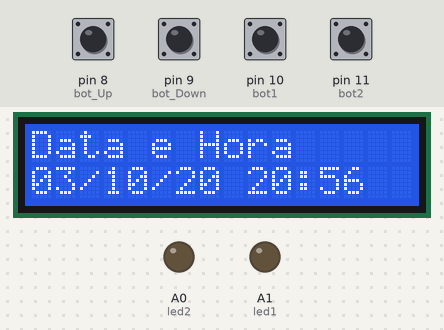
Bench run of a sketch on a simulated Arduino Uno, built with avr-gcc and run on an emulated ATmega328P. On the bench: 16×2 character LCD, output pins drawn as LEDs (lit = HIGH). The test bench sets the inputs (shaded band); at power-on: pin 8 (bot_Up), pin 9 (bot_Down), pin 10 (bot1), pin 11 (bot2) HIGH.

Above: at 1.2 s.
1.3 s: pin 8 (bot_Up) pulled LOW for 0.15 s
At 2.0 s:
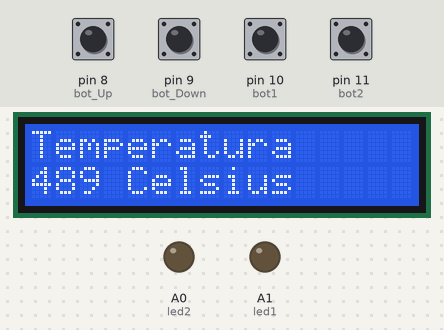
2.9 s: pin 8 (bot_Up) pulled LOW for 1 s
At 4.5 s:
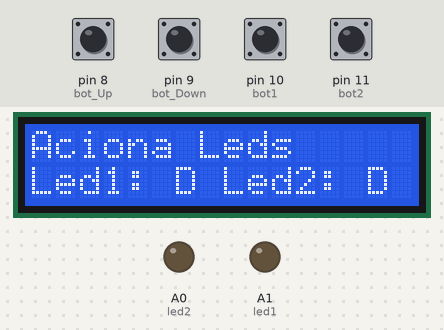
5.4 s: pin 8 (bot_Up) pulled LOW for 0.15 s
At 6.3 s:
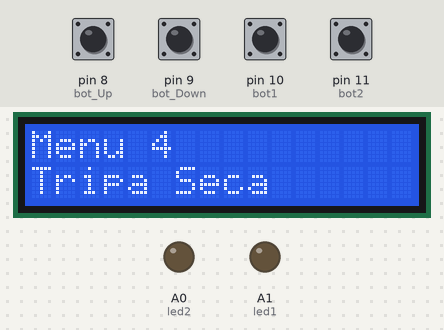
7.0 s: pin 9 (bot_Down) pulled LOW for 0.15 s
At 7.6 s:
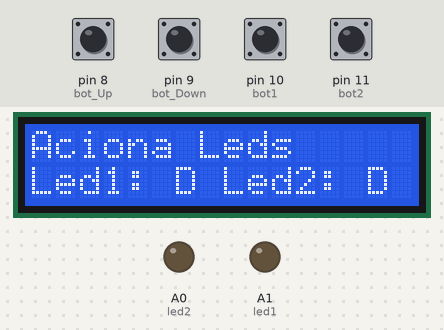
8.6 s: pin 10 (bot1) pulled LOW for 0.15 s
At 9.9 s:
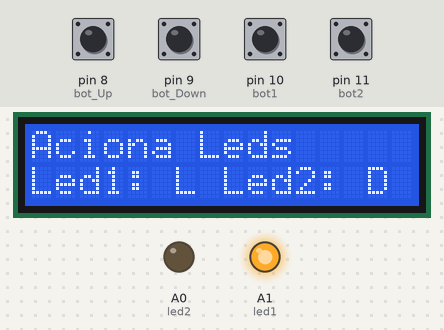
10.2 s: pin 11 (bot2) pulled LOW for 0.15 s
At 11.1 s:
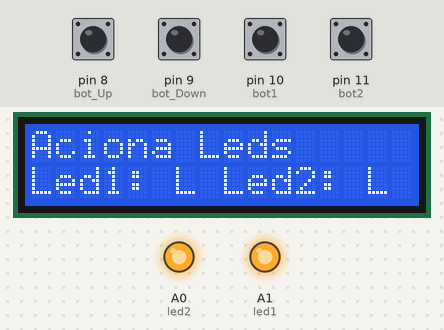
Timing chart, 0 to 12.8 s (numbered marks = the images above; inputs shaded):
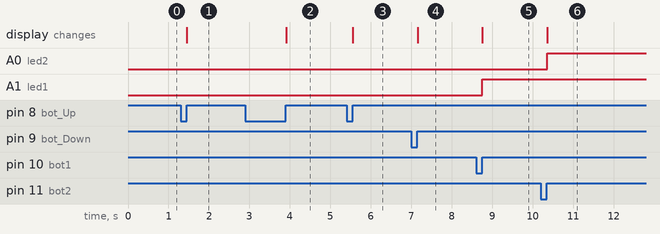

Measured:
- after the input at 1.3 s, the display: changes after 0.16 s (image 1)
- after the input at 2.9 s, the display: changes after 1.0 s (image 2)
- after the input at 5.4 s, the display: changes after 0.16 s (image 3)
- after the input at 7.0 s, the display: changes after 0.16 s (image 4)
- after the input at 8.6 s, A1 (led1): LOW → HIGH after 0.15 s; the display: changes after 0.15 s (image 5)
- after the input at 10.2 s, A0 (led2): LOW → HIGH after 0.15 s; the display: changes after 0.16 s (image 6)

The sketch:

LCDMenus.ino
```cpp
/*

        O objetivo deste programa é criar menus para o display LCD. Este programa servirá como base para vários projetos que se necessita de menus para realizar diversas funções.
    Neste exemplo não serão implementadas funções para todos os menus, mas como dito, já deixa a base pronta apenas para aplicar a tarefa a ser realizada pelo Arduíno.
        Neste código, A0 e A1 foram utilizados para ligar os leds para mostrar que estar portas também podem ser saídas digitais.

        Na simulação e na prática o programa e o circuito funcionaram perfeitamente.

*/

// Inclusão de bibliotecas
#include <LiquidCrystal.h>

// Mapeamento de hardware
#define bot_Up 8
#define bot_Down 9
#define bot1 10
#define bot2 11
#define led1 A1
#define led2 A0

// Mapeamento do hardware do LCD
LiquidCrystal disp( 2, // RS
                    3, // EN
                    4, // d4
                    5, // d5
                    6, // d6
                    7); // d7

// Protótipo de funções auxiliares
void troca_Menu();
void mostra_Menu();
void data_Hora();
void temperatura();
void leds();
void menu4();

// Variáveis auxiliares
char menu = 0x01;
char cont1 = 0x01;
char cont2 = 0x01;
bool flagBU,
     flagBD,
     flagB1,
     flagB2;

// Função de configuração
void setup() {

    for(int i=2; i < 8; i++)
        pinMode(i, OUTPUT);
    for(int i=8; i < 12; i++)
        pinMode(i, INPUT_PULLUP);

    pinMode(led1, OUTPUT);
    pinMode(led2, OUTPUT);

    flagBU = 0x00;
    flagBD = 0x00;
    flagB1 = 0x00;
    flagB2 = 0x00;

    digitalWrite(led1, LOW);
    digitalWrite(led2, LOW);

    disp.begin(16,2);

} // end void setup

// Função de loop
void loop() {

    troca_Menu();
    mostra_Menu();
} // end void loop


// Funções auxiliares

void troca_Menu(){

    if(!digitalRead(bot_Up)) flagBU = 0x01;
    if(!digitalRead(bot_Down)) flagBD = 0x01;

    if(digitalRead(bot_Up) && flagBU){

      flagBU = 0x00;

      disp.clear();
      menu++;

      if(menu > 0x04) menu = 0x01;
    } // end if

    if(digitalRead(bot_Down) && flagBD){

      flagBD = 0x00;

      disp.clear();
      menu--;

      if(menu < 0x01) menu = 0x04;
    } // end if

} // end void troca_Menu


void mostra_Menu(){

    switch(menu){

        case 0x01:
            data_Hora();

            break;
        case 0x02:
            temperatura();

            break;
        case 0x03:
            leds();

            break;
        case 0x04:
            menu4();

            break;
    } // end switch
} // end void mostra_Menu


void data_Hora(){

    disp.setCursor(0,0);
    disp.print("Data e Hora");
    disp.setCursor(0,1);
    disp.print("03/10/20 20:56");
} // end void data_Hora

void temperatura(){

    disp.setCursor(0,0);
    disp.print("Temperatura");
    disp.setCursor(0,1);
    disp.print("489 Celsius");

} // end void temperatura

void leds(){

    if(!digitalRead(bot1)) flagB1 = 0x01;
    if(!digitalRead(bot2)) flagB2 = 0x02;

    disp.setCursor(0,0);
    disp.print("Aciona Leds");

    if(digitalRead(bot1) && flagB1){

        flagB1 = 0x00;

        cont1++;

        if(cont1 > 0x02) cont1 = 0x01;

    } // end if

    if(digitalRead(bot2) && flagB2){

        flagB2 = 0x00;

        cont2++;

        if(cont2 > 0x02) cont2 = 0x01;

    } // end if

    switch(cont1){

        case 0x01:
            digitalWrite(led1, LOW);
            disp.setCursor(0,1);
            disp.print("Led1: D");
            break;
        case 0x02:
            digitalWrite(led1, HIGH);
            disp.setCursor(0,1);
            disp.print("Led1: L");
            break;
    } // end switch

    switch(cont2){

        case 0x01:
            digitalWrite(led2, LOW);
            disp.setCursor(8,1);
            disp.print("Led2: D");
            break;
        case 0x02:
            digitalWrite(led2, HIGH);
            disp.setCursor(8,1);
            disp.print("Led2: L");
            break;
    } // end switch

} // end void leds


void menu4(){

    disp.setCursor(0,0);
    disp.print("Menu 4");
    disp.setCursor(0,1);
    disp.print("Tripa Seca");
} // end void menu5
```
